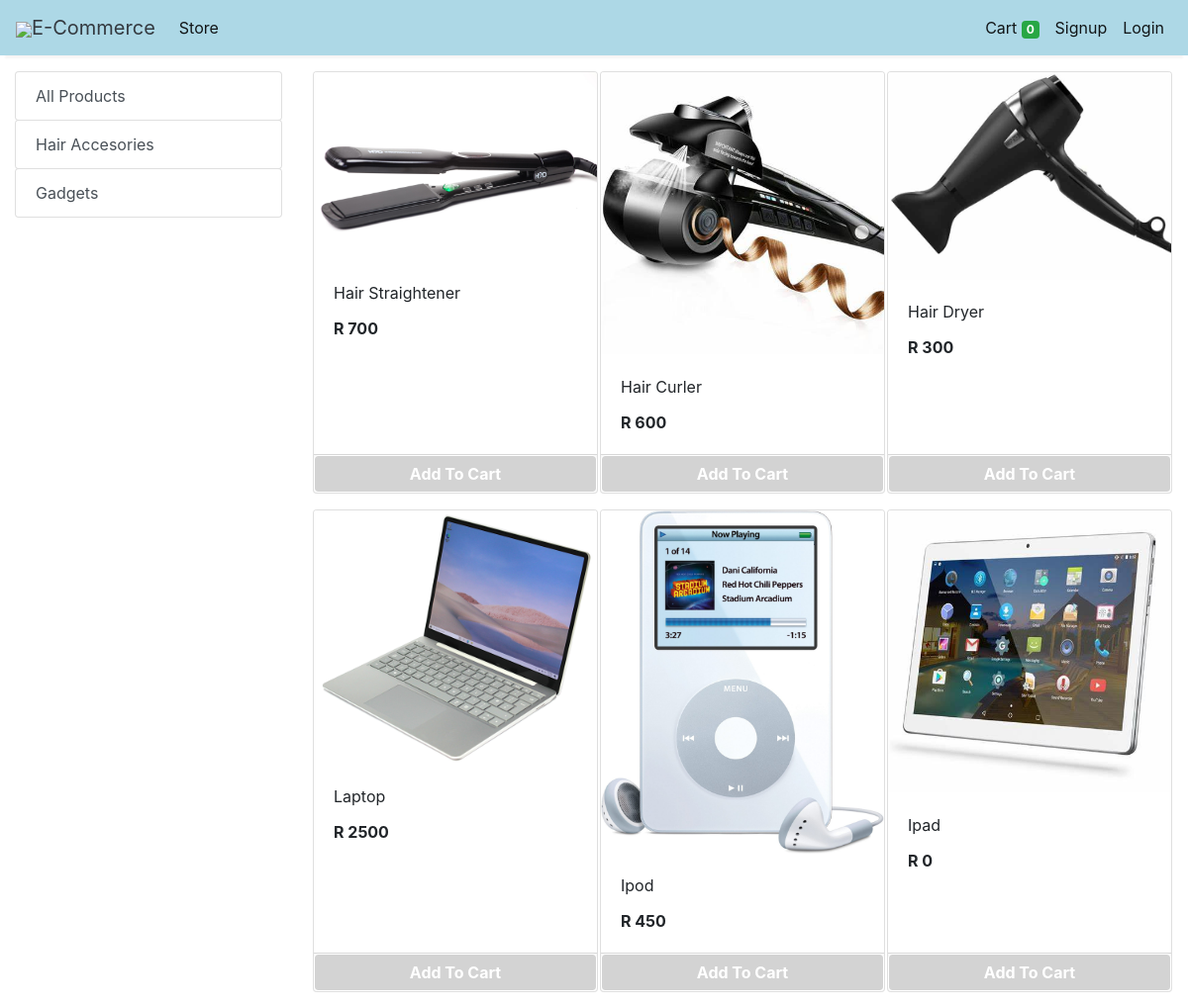
The app's page /store with its own data.
### store/models/category.py (models this page shows, shortened)
class Category(models.Model):
    name= models.CharField(max_length=50)
    @staticmethod
    def get_all_categories():
        return Category.objects.all()

### store/models/product.py (models this page shows, shortened)
class Products(models.Model):
    name = models.CharField(max_length=60)
    price= models.IntegerField(default=0)
    category= models.ForeignKey(Category,on_delete=models.CASCADE,default=1 )
    description= models.CharField(max_length=250, default='', blank=True, null= True)
    image= models.ImageField(upload_to='uploads/products/')
    @staticmethod
    def get_all_products():
        return Products.objects.all()

### store/views/home.py (the view)
# urls.py: path('' , include('store.urls'))
def store(request):
    cart = request.session.get('cart')
    if not cart:
        request.session['cart'] = {}
    products = None
    categories = Category.get_all_categories()
    categoryID = request.GET.get('category')
    if categoryID:
        products = Products.get_all_products_by_categoryid(categoryID)
    else:
        products = Products.get_all_products();
    data = {}
    data['products'] = products
    data['categories'] = categories
    print('you are : ', request.session.get('email'))
    return render(request, 'index.html', data)

### store/templatetags/cart.py (called while the page is built)
@register.filter (name='is_in_cart')
def is_in_cart(product, cart):
    keys = cart.keys ()
    for id in keys:
        if int (id) == product.id:
            return True
    return False;

### store/templatetags/custom_filter.py (called while the page is built)
@register.filter(name='currency')
def currency(number):
    return "R "+str(number)

### store/templates/index.html (shortened to what this page needs)
{% extends 'base.html' %}
{% block content %}
{% load cart %}
{% load custom_filter %}
<div class="container-fluid mt-3">
	<div class="row">
		<div class="col-lg-3 mx-auto">
			<div class="list-group">
				<a href="/" class="list-group-item list-group-item-action btn btn-outline-success">All Products</a>
				{% for category in categories %}
				<a href="/?category={{category.id}}"
					class="list-group-item list-group-item-action btn btn-outline-success ">{{category.name}}</a>
				{% endfor %}
			</div>
		</div>
		<div id='products' class="col-lg-9 mx-auto">
			<div class="row mx-auto">
				{% for product in products %}
				<div class="card mx-auto mb-3" id={{product.id}} style="width: 18rem;">
					<img class="card-img-top" src="{{product.image.url}}" alt="Card image cap">
					<div class="card-body">
						<p class="card-title">{{product.name}}</p>
						<p class="card-text"><b>{{product.price|currency}}</b></p>
					</div>
					<div class="card-footer p-0 no-gutters">
						{% if product|is_in_cart:request.session.cart %}
						<div class="row no-gutters">
							<form action="/#{{product.id}}" class="col-2 " method="post">
								{% csrf_token %}
								<input hidden type="text" name='product' value='{{product.id}}'>
								<input hidden type="text" name='remove' value='True'>
								<input type="submit" value=" - " class="btn btn-block btn-success border-right">
							</form>
							<div class="text-center col btn btn-success">{{product|cart_quantity:request.session.cart}} in Cart</div>
							<form action="/#{{product.id}}" class="col-2 " method="post">
								{% csrf_token %}
								<input hidden type="text" name='product' value='{{product.id}}'>
								<input type="submit" value=" + " class="btn btn-block btn-success border-left">
							</form>
						</div>
						{% else %}
						<form action="/#{{product.id}}" method="POST" class="btn-block">
							<input type="submit" class="float-right btn btn-success form-control" style="background-color:lightgray;border-color: white;font-weight: bolder;"
                    value="Add To Cart">
						</form>
						{% endif %}
					</div>
				</div>
				{% endfor %}
			</div>
		</div>
	</div>
</div>
{% endblock %}

### store/templates/base.html (shortened to what this page needs)
<!doctype html>
<html lang="en">
  {% load static %}
<head>
  <link rel="stylesheet" href="https://maxcdn.bootstrapcdn.com/bootstrap/4.0.0/css/bootstrap.min.css"
>
</head>
<body>
<nav class="one-edge-shadow
  navbar navbar-light
  sticky-top navbar
  navbar-expand-lg
  text-white">
    <a class="navbar-brand ms-3 text-dark " href="/">
    <link rel="stylesheet" href="https://use.fontawesome.com/releases/v5.7.0/css/all.css">
    <img src="https://www.freepnglogos.com/uploads/shopping-cart-png/shopping-cart-svg-png-icon-download-28.png" style="width:50px;height:50px,color:text-light;">E-Commerce</a>
    <div class="collapse navbar-collapse" id="navbarSupportedContent">
      <ul class="navbar-nav mr-auto">
        <li class="nav-item active">
          <a class="nav-link" href="/store">Store <span class="sr-only">(current)</span></a>
        </li>
          </ul>
      <ul class=" navbar-nav my-2 my-lg-0">
        <li class="nav-item active">
          <a class="nav-link" href="/cart">Cart
            <span class="badge badge-success">{{request.session.cart.keys|length}}</span>
            <span class="sr-only">(current)</span></a>
        </li>
        {% if request.session.customer %}
        <li class="nav-item active ">
          <a class="nav-link" href="/orders">Orders<span class="sr-only">(current)</span></a>
        </li>
        <li class="nav-item active ">
          <a class="nav-link" href="/logout">Logout<span class="sr-only">(current)</span></a>
        </li>
        {% else %}
        <li class="nav-item active">
          <a class="nav-link" href="/signup">Signup<span class="sr-only">(current)</span></a>
        </li>
        <li class="nav-item active">
          <a class="nav-link" href="/login">Login<span class="sr-only">(current)</span></a>
        </li>
        {% endif %}
      </ul>
    </div>
  </nav>
  {% block content %}{% endblock %}
</body>
</html>

### store/templates/base.html (style rules this page uses)
nav { background-color: lightblue; }
.one-edge-shadow { box-shadow: 0 8px 2px -5px rgb(246, 245, 245); }

### records on screen
Category: name "Hair Accesories"
Category: name "Gadgets"
Products: image (picture), name "Hair Straightener", price "R 700"
Products: image (picture), name "Hair Curler", price "R 600"
Products: image (picture), name "Hair Dryer", price "R 300"
Products: image (picture), name "Laptop", price "R 2500"
Products: image (picture), name "Ipod", price "R 450"
Products: image (picture), name "Ipad", price "R 0"

### other values on screen
{{ request.session.cart.keys|length }} "0"
